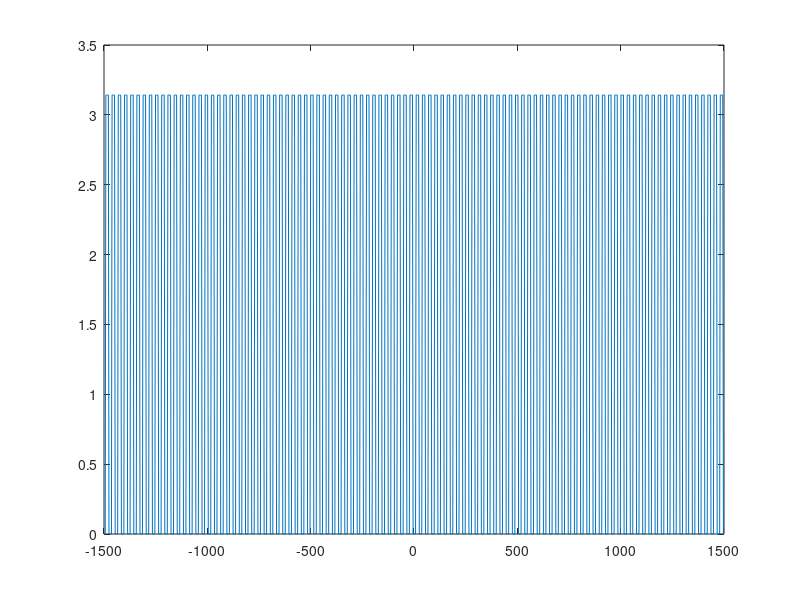
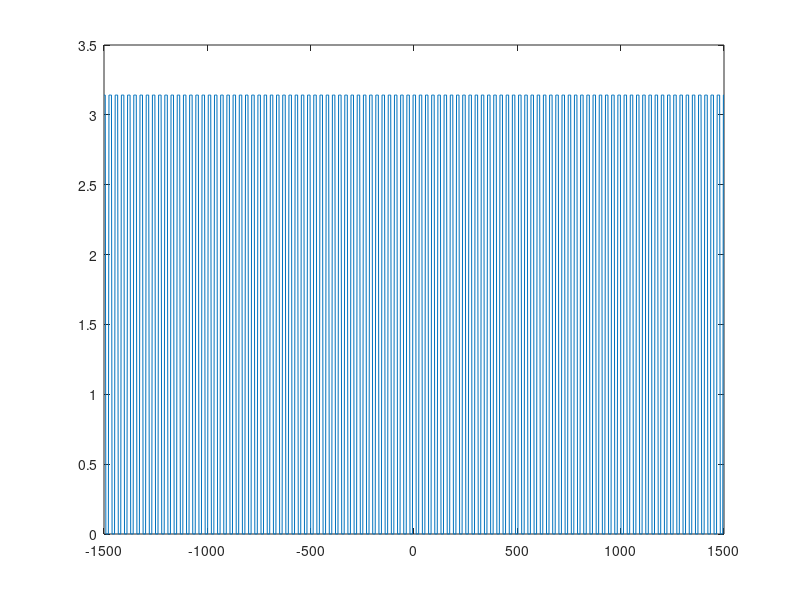

Write MATLAB code to recreate these figures, in order.
clc;
clear all;
close all;
N=1000;
f=300;
fs=10*f;
n=0:1:N-1;
x=cos(2*pi*n*f/fs);
X=fftshift(fft(x));
n=n+5;
xshift=cos(2*pi*n*f/fs);
Xshift=fftshift(fft(xshift));
xaxis=linspace(-fs/2,fs/2,1000);
figure;
plot(xaxis,angle(x).*double(abs(x)>0.1));
figure;
plot(xaxis,angle(xshift).*double(abs(xshift)>0.1));